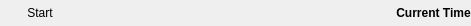
<?xml version="1.0" encoding="UTF-8"?>
<ui version="4.0">
 <author>Manuel A. del Campo</author>
 <class>Panel</class>
 <widget class="QWidget" name="Panel">
  <property name="geometry">
   <rect>
    <x>0</x>
    <y>0</y>
    <width>471</width>
    <height>26</height>
   </rect>
  </property>
  <property name="minimumSize">
   <size>
    <width>360</width>
    <height>16</height>
   </size>
  </property>
  <property name="maximumSize">
   <size>
    <width>16777215</width>
    <height>101010</height>
   </size>
  </property>
  <property name="sizeIncrement">
   <size>
    <width>0</width>
    <height>38</height>
   </size>
  </property>
  <property name="mouseTracking">
   <bool>false</bool>
  </property>
  <property name="focusPolicy">
   <enum>Qt::NoFocus</enum>
  </property>
  <property name="windowTitle">
   <string>Panel</string>
  </property>
  <property name="styleSheet">
   <string notr="true">QWidget#Panel{
#background-color:#333;
}

</string>
  </property>
  <layout class="QHBoxLayout" name="horizontalLayout">
   <property name="spacing">
    <number>0</number>
   </property>
   <property name="leftMargin">
    <number>0</number>
   </property>
   <property name="topMargin">
    <number>0</number>
   </property>
   <property name="rightMargin">
    <number>0</number>
   </property>
   <property name="bottomMargin">
    <number>0</number>
   </property>
   <item>
    <widget class="QPushButton" name="startButton">
     <property name="text">
      <string>Start</string>
     </property>
     <property name="checkable">
      <bool>false</bool>
     </property>
     <property name="checked">
      <bool>false</bool>
     </property>
     <property name="autoRepeat">
      <bool>false</bool>
     </property>
     <property name="autoExclusive">
      <bool>false</bool>
     </property>
     <property name="autoDefault">
      <bool>true</bool>
     </property>
     <property name="default">
      <bool>false</bool>
     </property>
     <property name="flat">
      <bool>true</bool>
     </property>
    </widget>
   </item>
   <item>
    <layout class="QHBoxLayout" name="windowsItems"/>
   </item>
   <item>
    <spacer name="horizontalSpacer">
     <property name="orientation">
      <enum>Qt::Horizontal</enum>
     </property>
     <property name="sizeHint" stdset="0">
      <size>
       <width>40</width>
       <height>20</height>
      </size>
     </property>
    </spacer>
   </item>
   <item>
    <layout class="QHBoxLayout" name="systrayItems"/>
   </item>
   <item>
    <widget class="QLabel" name="dateTimeLabel">
     <property name="sizePolicy">
      <sizepolicy hsizetype="Minimum" vsizetype="Preferred">
       <horstretch>0</horstretch>
       <verstretch>0</verstretch>
      </sizepolicy>
     </property>
     <property name="font">
      <font>
       <weight>75</weight>
       <bold>true</bold>
      </font>
     </property>
     <property name="text">
      <string>Current Time</string>
     </property>
     <property name="alignment">
      <set>Qt::AlignCenter</set>
     </property>
     <property name="margin">
      <number>4</number>
     </property>
     <property name="indent">
      <number>0</number>
     </property>
    </widget>
   </item>
  </layout>
 </widget>
 <layoutdefault spacing="6" margin="11"/>
 <resources/>
 <connections/>
</ui>
